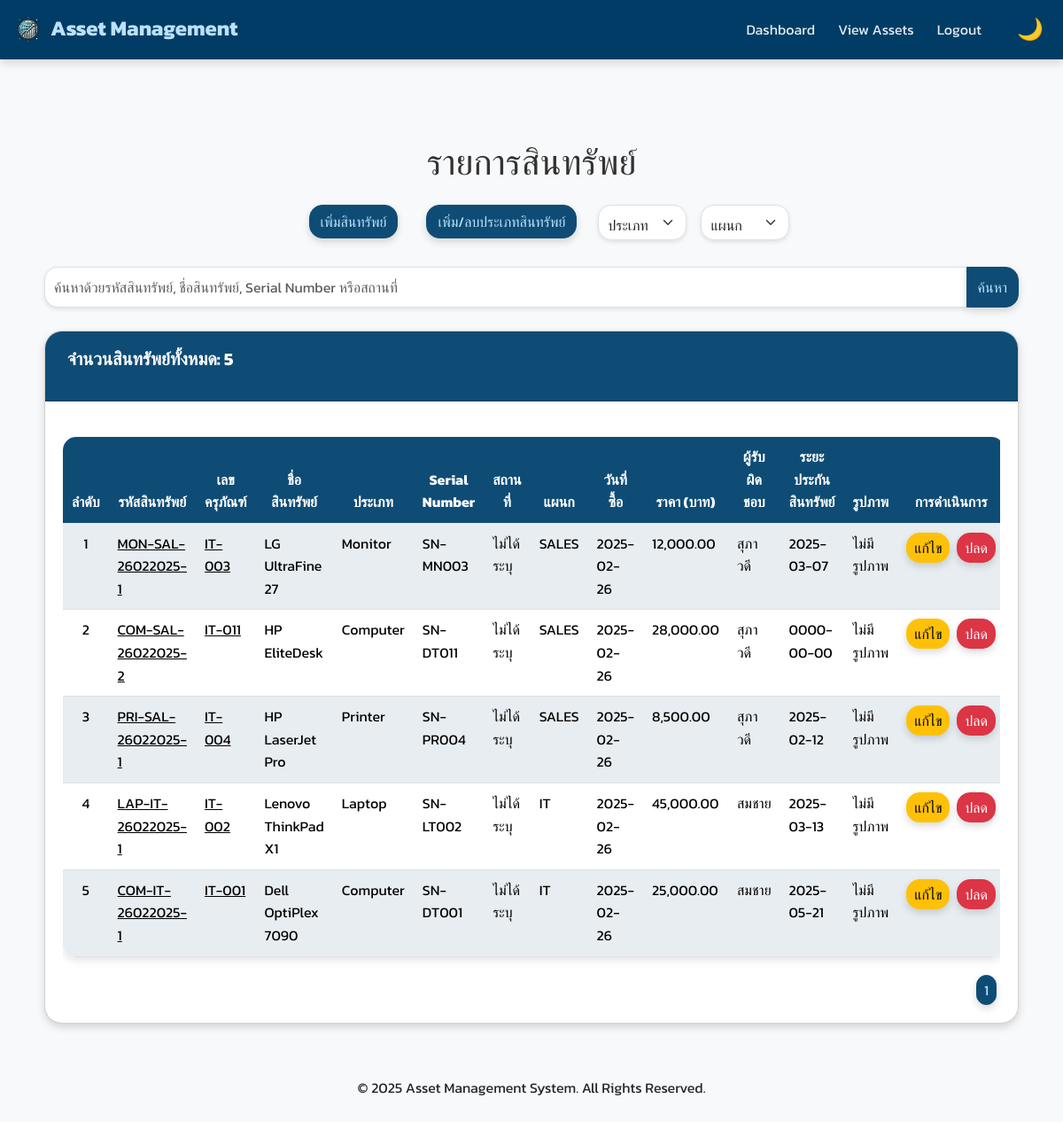
Page /views/view_assets.php (signed in) on the committed database.
### tables this page shows
CREATE TABLE `assets` (
  `id` int(11) NOT NULL,
  `asset_code` varchar(50) NOT NULL,
  `inventory_number` varchar(255) NOT NULL,
  `name` varchar(255) NOT NULL,
  `asset_type_id` int(11) NOT NULL,
  `serial_number` varchar(255) DEFAULT NULL,
  `location` varchar(255) NOT NULL,
  `department` varchar(255) NOT NULL,
  `purchase_date` date NOT NULL,
  `responsible_person` varchar(255) NOT NULL,
  `price` decimal(10,2) NOT NULL DEFAULT 0.00,
  `created_at` timestamp NOT NULL DEFAULT current_timestamp(),
  `updated_at` timestamp NOT NULL DEFAULT current_timestamp() ON UPDATE current_timestamp(),
  `status` enum('Active','Retired') DEFAULT 'Active',
  `image` varchar(255) DEFAULT NULL,
  `warranty_expiry_date` date DEFAULT NULL
);

CREATE TABLE `asset_types` (
  `assets_types_id` int(11) NOT NULL,
  `asset_type_name` varchar(255) NOT NULL,
  `asset_type_hidden` tinyint(1) NOT NULL DEFAULT 0,
  `asset_types_created_at` timestamp NOT NULL DEFAULT current_timestamp()
);

### views/view_assets.php (the view, shortened to what this page needs)
<?php
include_once '../includes/navbar.php';
$db = new Database();
$conn = $db->connection;
$limit = 50;
$page = isset($_GET['page']) ? (int)$_GET['page'] : 1;
$offset = ($page - 1) * $limit;
function fetchData($conn, $query, $params = []) {
    $stmt = $conn->prepare($query);
    foreach ($params as $key => $value) {
        $stmt->bindValue($key, $value, PDO::PARAM_INT);
    }
    $stmt->execute();
    return $stmt->fetchAll(PDO::FETCH_ASSOC);
}
function fetchAssets($conn, $limit, $offset) {
    $query = "
        SELECT assets.*, asset_types.asset_type_name AS asset_type_name
        FROM assets
        LEFT JOIN asset_types ON assets.asset_type_id = asset_types.assets_types_id
        WHERE assets.status = 'Active'
        ORDER BY assets.id DESC
        LIMIT :limit OFFSET :offset
    ";
    return fetchData($conn, $query, [':limit' => $limit, ':offset' => $offset]);
}
function fetchTotalAssets($conn) {
    $query = "SELECT COUNT(*) AS total FROM assets WHERE status = 'Active'";
    return fetchData($conn, $query)[0]['total'];
}
function fetchAssetTypes($conn) {
    $query = "SELECT assets_types_id, asset_type_name FROM asset_types WHERE asset_type_hidden = 0";
    return fetchData($conn, $query);
}
function fetchDepartments($conn) {
    $query = "
        SELECT DISTINCT department
        FROM assets
        WHERE asset_type_id IN (
            SELECT assets_types_id FROM asset_types WHERE asset_type_hidden = 0
        ) AND status = 'Active'
    ";
    return fetchData($conn, $query);
}
function generateFilterOptions($types, $departments) {
    ?>
        <div class="myHeader">
            <h1>รายการสินทรัพย์</h1>
        </div>
        <section class="myForm">
            <ul class="myform-menu">
                <li><a href="./add_asset.php" class="btn btn-primary">เพิ่มสินทรัพย์</a></li>
                <li><a href="./add_asset_type.php" class="btn btn-primary">เพิ่ม/ลบประเภทสินทรัพย์</a></li>
            </ul>
            <div class="inputbox">
                <select id="typeFilter" class="form-select">
                    <option value="">ประเภท</option>
                </select>
            </div>
            <div class="inputbox">
                <select id="departmentFilter" class="form-select">
                    <option value="">แผนก</option>
                </select>
            </div>
        </section>
    <?php
}
function generateAssetTable($assets, $offset) {
    ?>
    <div class="table-responsive">
        <table class="table table-striped text-center">
            <thead>
                <tr>
                    <th style="pointer-events: none; text-align: center;">ลำดับ</th>
                    <th style="text-align: center;">รหัสสินทรัพย์</th>
                    <th style="text-align: center;">เลขครุภัณฑ์</th>
                    <th style="text-align: center;">ชื่อสินทรัพย์</th>
                    <th style="text-align: center;">ประเภท</th>
                    <th style="text-align: center;">Serial Number</th>
                    <th style="text-align: center;">สถานที่</th>
                    <th style="text-align: center;">แผนก</th>
                    <th style="text-align: center;">วันที่ซื้อ</th>
                    <th style="text-align: center;">ราคา (บาท)</th>
                    <th style="text-align: center;">ผู้รับผิดชอบ</th>
                    <th style="text-align: center;">ระยะประกันสินทรัพย์</th>
                    <th style="pointer-events: none; text-align: center">รูปภาพ</th>
                    <th style="pointer-events: none; text-align: center">การดำเนินการ</th>
                </tr>
            </thead>
            <tbody>
                <?php foreach ($assets as $index => $asset): ?>
                    <tr>
                        <td style="text-align: center;">
                            <?php echo $offset + $index + 1; ?>
                        </td>
                        <td
                            class="barcode-cell"
                            style="text-decoration: underline; cursor: pointer;"
                            onmouseover="this.style.color='blue';"
                            onmouseout="this.style.color='';">
                            <?php echo htmlspecialchars($asset['asset_code']); ?>
                        </td>
                        <td
                            class="barcode-cell"
                            style="text-decoration: underline; cursor: pointer;"
                            onmouseover="this.style.color='blue';"
                            onmouseout="this.style.color='';">
                            <?php echo htmlspecialchars($asset['inventory_number']); ?>
                        </td>
                        <td><?php echo htmlspecialchars($asset['name']); ?></td>
                        <td><?php echo htmlspecialchars($asset['asset_type_name']); ?></td>
                        <td><?php echo htmlspecialchars($asset['serial_number']); ?></td>
                        <td><?php echo htmlspecialchars($asset['location']); ?></td>
                        <td><?php echo htmlspecialchars($asset['department']); ?></td>
                        <td><?php echo htmlspecialchars($asset['purchase_date']); ?></td>
                        <td><?php echo number_format($asset['price'], 2); ?></td>
                        <td><?php echo htmlspecialchars($asset['responsible_person']); ?></td>
                        <td><?php echo htmlspecialchars($asset['warranty_expiry_date'] ?? 'N/A'); ?></td>
                        <td>
                            <?php if (!empty($asset['image'])): ?>
                                <img
                                    src="../public/uploads/<?php echo htmlspecialchars($asset['image']); ?>"
                                    alt="Asset Image"
                                    class="img-fluid"
                                    style="max-width: 50px; max-height: 50px;">
                            <?php else: ?>
                                ไม่มีรูปภาพ
                            <?php endif; ?>
                        </td>
                        <td>
                            <div class="d-flex justify-content-center">
                                <a href="edit_asset.php?id=<?php echo $asset['id']; ?>"
                                   class="btn btn-warning btn-sm me-2">
                                    แก้ไข
                                </a>
                                <button
                                    class="btn btn-danger btn-sm confirmRetireButton"
                                    data-bs-toggle="modal"
                                    data-bs-target="#retireModal<?php echo $asset['id']; ?>"
                                    data-asset-id="<?php echo $asset['id']; ?>">
                                    ปลด
                                </button>
                            </div>
                        </td>
                    </tr>
                <?php endforeach; ?>
            </tbody>
        </table>
    </div>
    <?php
}
$assets       = fetchAssets($conn, $limit, $offset);
$totalAssets  = fetchTotalAssets($conn);
$types        = fetchAssetTypes($conn);
$departments  = fetchDepartments($conn);
?>
<div class="container mt-5">
    <div class="mt-4">
        <?php generateFilterOptions($types, $departments); ?>
        <div class="col-md-auto">
            <form autocomplete="off">
                <div class="input-group">
                    <input
                        type="text"
                        id="searchInput"
                        class="form-control"
                        placeholder="ค้นหาด้วยรหัสสินทรัพย์, ชื่อสินทรัพย์, Serial Number หรือสถานที่"
                        autocomplete="off">
                    <button class="btn btn-primary" style="pointer-events: none; opacity: 1;">ค้นหา</button>
                </div>
            </form>
        </div>
    </div>
    <br>
    <div class="row">
        <div class="col-12">
            <div class="card">
                <div class="card-header">
                    <p id="totalAssets" style="margin-left: 10px;">
                        จำนวนสินทรัพย์ทั้งหมด: <?php echo $totalAssets; ?>
                    </p>
                </div>
                <div class="card-body">
                    <?php
                        generateAssetTable($assets, $offset);
                        $totalPages = ceil($totalAssets / $limit);
                    ?>
                    <div class="d-flex justify-content-end">
                        <?php for ($i = 1; $i <= $totalPages; $i++): ?>
                            <a href="?page=<?php echo $i; ?>"
                               class="btn btn-primary btn-sm me-1 <?php echo ($i === $page) ? 'active' : ''; ?>"
                               <?php echo ($i === $page) ? 'aria-current="page"' : ''; ?>>
                                <?php echo $i; ?>
                            </a>
                        <?php endfor; ?>
                    </div>
                </div>
            </div>
        </div>
    </div>
</div>
<?php include_once '../includes/footer.php'; ?>
<?php include_once '../includes/footer.php'; ?>

### assets/css/style.css (style rules this page uses)
:root { --color-primary: #0f4c75; --color-secondary: #3282b8; --color-success: #28a745; --color-warning: #ffc107; --color-danger: #dc3545; --color-light: #f8f9fa; --color-dark: #1b262c; --color-white: #ffffff; --color-text: #333333; --color-text-light: #bbe1fa; --color-dark-text: #e0e0e0; --color-dark-bg: #121212; --color-dark-navbar: rgba(18, 18, 18, 0.9); --color-dark-footer: rgba(27, 38, 44, 0.9); --color-dark-table-bg: #1e1e1e; --color-dark-table-border: #575757; --color-dark-table-striped-odd: #282828; --color-dark-table-striped-even: #121212; }
*, *::before, *::after { margin: 0; padding: 0; box-sizing: border-box; }
html, body { height: 100%; }
body { display: flex; flex-direction: column; font-family: 'Kanit', 'Roboto', 'Caveat', sans-serif; background-color: var(--color-light); color: var(--color-text); line-height: 1.6; transition: background-color 0.5s ease, color 0.5s ease; }
.container { flex: 1 0 auto; padding: 20px; }
.btn { border-radius: 15px; font-size: 1rem; box-shadow: 0 4px 8px rgba(0, 0, 0, 0.15); transition: background-color 0.3s ease, transform 0.3s ease, box-shadow 0.3s ease; }
.btn-primary, .btn-primary.active, .btn-primary:active, .btn-primary:focus, .btn-primary:hover { background-color: var(--color-primary); border-color: var(--color-primary); color: var(--color-text-light); }
.table-responsive { overflow-x: auto; }
.table { border-collapse: separate; border-spacing: 0; width: 100%; margin: 20px 0; border-radius: 15px; overflow: hidden; background-color: var(--color-white); color: var(--color-text); box-shadow: 0 4px 10px rgba(0, 0, 0, 0.1); transition: background-color 0.3s ease, color 0.3s ease; }
.table th, .table td { padding: 10px; text-align: left; border-bottom: 1px solid #dee2e6; }
.table th { background-color: var(--color-primary); color: var(--color-white); }
.table-striped tbody tr:nth-of-type(odd) { background-color: rgb(232, 237, 241); }
.table-striped tbody tr:nth-of-type(even) { background-color: #fff; }
.table-striped>tbody>tr:nth-of-type(odd)>* { --bs-table-color-type: var(--bs-table-striped-color); --bs-table-bg-type: rgb(232, 237, 241); }
.card { box-shadow: 0 4px 10px rgba(0, 0, 0, 0.15); border-radius: 20px; background-color: var(--color-white); color: var(--color-text); overflow: hidden; transition: background-color 0.5s ease, color 0.5s ease, transform 0.3s ease; }
.card-header { font-size: 1.25rem; font-weight: bold; background-color: var(--color-primary); color: var(--color-white); padding: 15px; }
.card-body { padding: 20px; }
.myHeader { text-align: center; }
.myForm { display: flex; justify-content: center; }
.myForm .myform-menu { display: flex; list-style: none; }
.myform-menu li { margin: 1rem; }
.inputbox { display: flex; margin: 1rem 0.5rem; height: 40px; width: 100px; }
.form-control, .form-select { border-radius: 15px; padding: 10px; font-size: 1rem; box-shadow: 0 2px 5px rgba(0, 0, 0, 0.1); transition: box-shadow 0.3s ease; }
.input-group { display: flex; }
.input-group .form-control { flex: 1; }
body, .navbar, .card, .table, footer { transition: background-color 0.5s ease, color 0.5s ease; }

### views/view_assets.php (style rules this page uses)
th.sortable { cursor: pointer; user-select: none; }
.barcode-cell { color: blue; text-decoration: underline; cursor: pointer; }

### rows in the picture
assets: index "1", asset_code "MON-SAL-26022025-1", inventory_number "IT-003", name "LG UltraFine 27", asset_type.asset_type_name "Monitor", serial_number "SN-MN003", location "ไม่ได้ระบุ", department "SALES", purchase_date "2025-02-26", price "12,000.00", responsible_person "สุภาวดี", warranty_expiry_date "2025-03-07", shows "ไม่มีรูปภาพ"
assets: index "2", asset_code "COM-SAL-26022025-2", inventory_number "IT-011", name "HP EliteDesk", asset_type.asset_type_name "Computer", serial_number "SN-DT011", location "ไม่ได้ระบุ", department "SALES", purchase_date "2025-02-26", price "28,000.00", responsible_person "สุภาวดี", warranty_expiry_date "0000-00-00", shows "ไม่มีรูปภาพ"
assets: index "3", asset_code "PRI-SAL-26022025-1", inventory_number "IT-004", name "HP LaserJet Pro", asset_type.asset_type_name "Printer", serial_number "SN-PR004", location "ไม่ได้ระบุ", department "SALES", purchase_date "2025-02-26", price "8,500.00", responsible_person "สุภาวดี", warranty_expiry_date "2025-02-12", shows "ไม่มีรูปภาพ"
assets: index "4", asset_code "LAP-IT-26022025-1", inventory_number "IT-002", name "Lenovo ThinkPad X1", asset_type.asset_type_name "Laptop", serial_number "SN-LT002", location "ไม่ได้ระบุ", department "IT", purchase_date "2025-02-26", price "45,000.00", responsible_person "สมชาย", warranty_expiry_date "2025-03-13", shows "ไม่มีรูปภาพ"
assets: index "5", asset_code "COM-IT-26022025-1", inventory_number "IT-001", name "Dell OptiPlex 7090", asset_type.asset_type_name "Computer", serial_number "SN-DT001", location "ไม่ได้ระบุ", department "IT", purchase_date "2025-02-26", price "25,000.00", responsible_person "สมชาย", warranty_expiry_date "2025-05-21", shows "ไม่มีรูปภาพ"

### other values in the picture
$item['label'] "Dashboard"
$item['label'] "View Assets"
$totalAssets "5"
